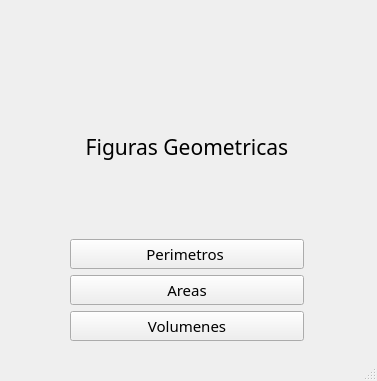
<?xml version="1.0" encoding="UTF-8"?>
<ui version="4.0">
 <class>MainWindow</class>
 <widget class="QMainWindow" name="MainWindow">
  <property name="geometry">
   <rect>
    <x>0</x>
    <y>0</y>
    <width>377</width>
    <height>381</height>
   </rect>
  </property>
  <property name="windowTitle">
   <string>MainWindow</string>
  </property>
  <widget class="QWidget" name="centralwidget">
   <widget class="QWidget" name="layoutWidget">
    <property name="geometry">
     <rect>
      <x>70</x>
      <y>60</y>
      <width>234</width>
      <height>281</height>
     </rect>
    </property>
    <layout class="QVBoxLayout" name="verticalLayout">
     <item>
      <widget class="QLabel" name="label">
       <property name="font">
        <font>
         <family>MS PGothic</family>
         <pointsize>16</pointsize>
        </font>
       </property>
       <property name="cursor">
        <cursorShape>OpenHandCursor</cursorShape>
       </property>
       <property name="text">
        <string>Figuras Geometricas</string>
       </property>
       <property name="alignment">
        <set>Qt::AlignCenter</set>
       </property>
      </widget>
     </item>
     <item>
      <widget class="QPushButton" name="Btn_Perimetros">
       <property name="font">
        <font>
         <family>MS PGothic</family>
         <pointsize>11</pointsize>
        </font>
       </property>
       <property name="cursor">
        <cursorShape>PointingHandCursor</cursorShape>
       </property>
       <property name="text">
        <string>Perimetros </string>
       </property>
      </widget>
     </item>
     <item>
      <widget class="QPushButton" name="Btn_Areas">
       <property name="font">
        <font>
         <family>MS PGothic</family>
         <pointsize>11</pointsize>
        </font>
       </property>
       <property name="cursor">
        <cursorShape>PointingHandCursor</cursorShape>
       </property>
       <property name="text">
        <string>Areas</string>
       </property>
      </widget>
     </item>
     <item>
      <widget class="QPushButton" name="Btn_Volumenes">
       <property name="font">
        <font>
         <family>MS PGothic</family>
         <pointsize>11</pointsize>
        </font>
       </property>
       <property name="cursor">
        <cursorShape>PointingHandCursor</cursorShape>
       </property>
       <property name="text">
        <string>Volumenes</string>
       </property>
      </widget>
     </item>
    </layout>
   </widget>
  </widget>
  <widget class="QStatusBar" name="statusbar"/>
 </widget>
 <resources/>
 <connections/>
</ui>
